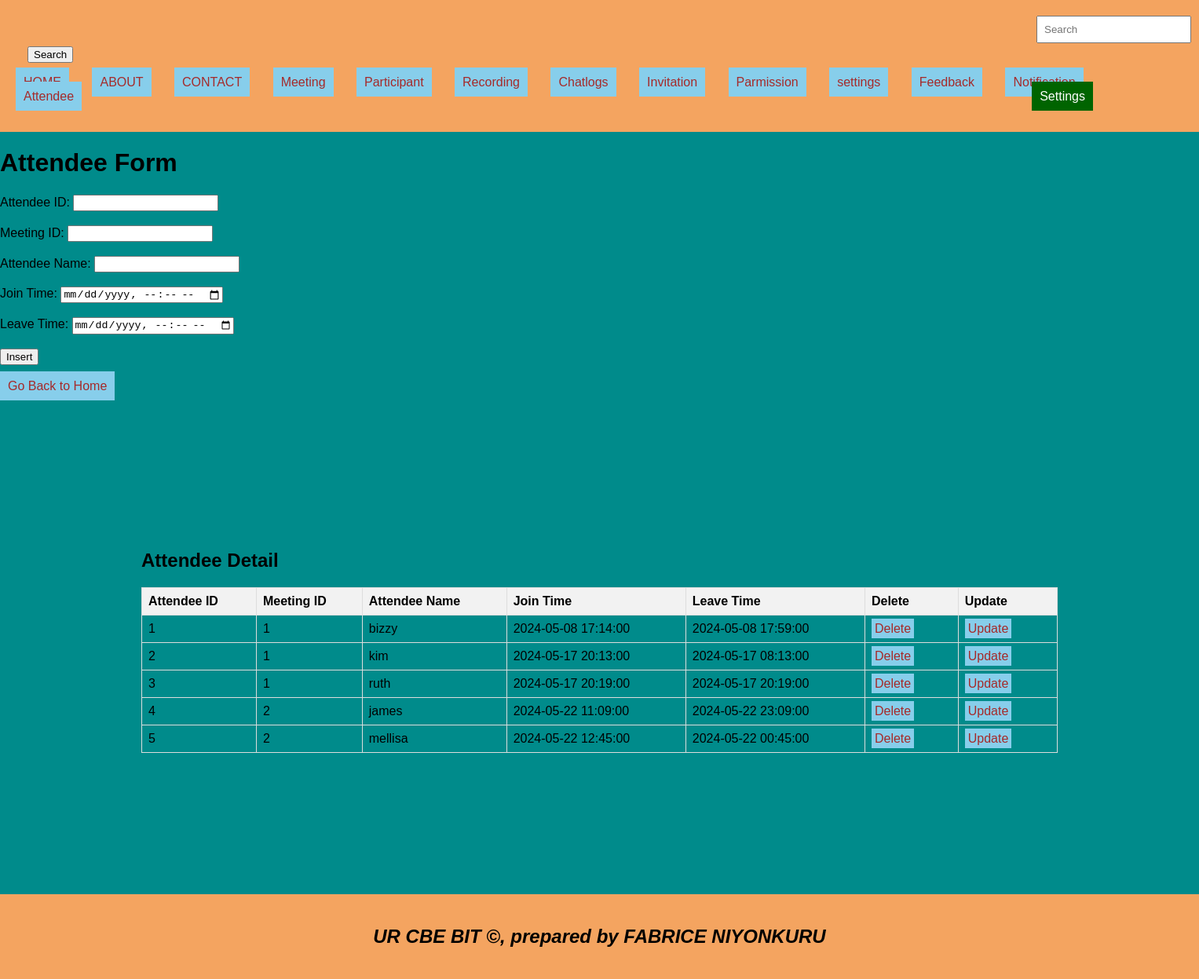
The page /attendees.php on the database its author committed.
### tables this page shows
CREATE TABLE `attendees` (
  `attendee_id` int(11) NOT NULL,
  `meeting_id` int(11) DEFAULT NULL,
  `attendee_name` varchar(255) DEFAULT NULL,
  `join_time` datetime DEFAULT NULL,
  `leave_time` datetime DEFAULT NULL
);

### attendees.php (the view, shortened to what this page needs)
<!DOCTYPE html>
<html lang="en">
<head>
  <link rel="stylesheet" type="text/css" href="style.css" title="style 1" media="screen, tv, projection, handheld, print"/>
</head>
<body bgcolor="darkcyan">
  <header>
    <form class="d-flex" role="search" action="search.php">
      <input class="form-control me-2" type="search" placeholder="Search" aria-label="Search" name="query">
      <button class="btn btn-outline-success" type="submit">Search</button>
    </form>
    <ul style="list-style-type: none; padding: 0;">
      <li style="display: inline; margin-right: 10px;"><a href="./home.html">HOME</a></li>
      <li style="display: inline; margin-right: 10px;"><a href="./about.html">ABOUT</a></li>
      <li style="display: inline; margin-right: 10px;"><a href="./contact.html">CONTACT</a></li>
      <li style="display: inline; margin-right: 10px;"><a href="./meetings.php">Meeting</a></li>
      <li style="display: inline; margin-right: 10px;"><a href="./participants.php">Participant</a></li>
      <li style="display: inline; margin-right: 10px;"><a href="./recording.php">Recording</a></li>
      <li style="display: inline; margin-right: 10px;"><a href="./chatlogs.php">Chatlogs</a></li>
      <li style="display: inline; margin-right: 10px;"><a href="./invitations.php">Invitation</a></li>
      <li style="display: inline; margin-right: 10px;"><a href="./permissions.php">Parmission</a></li>
      <li style="display: inline; margin-right: 10px;"><a href="./settings.php">settings</a></li>
      <li style="display: inline; margin-right: 10px;"><a href="./feedback.php">Feedback</a></li>
      <li style="display: inline; margin-right: 10px;"><a href="./notification.php">Notification</a></li>
      <li style="display: inline; margin-right: 10px;"><a href="./attendees.php">Attendee</a></li>
      <li class="dropdown">
        <a href="#" style="color: white; background-color: darkgreen; text-decoration: none; margin-right: 15px;">Settings</a>
      </li>
    </ul>
  </header>
  <h1>Attendee Form</h1>
  <form method="post" onsubmit="return confirmInsert();">
    <label for="attendee_id">Attendee ID:</label>
    <input type="number" id="attendee_id" name="attendee_id" required><br><br>
    <label for="meeting_id">Meeting ID:</label>
    <input type="number" id="meeting_id" name="meeting_id" required><br><br>
    <label for="attendee_name">Attendee Name:</label>
    <input type="text" id="attendee_name" name="attendee_name" required><br><br>
    <label for="join_time">Join Time:</label>
    <input type="datetime-local" id="join_time" name="join_time" required><br><br>
    <label for="leave_time">Leave Time:</label>
    <input type="datetime-local" id="leave_time" name="leave_time" required><br><br>
    <input type="submit" name="add" value="Insert"><br><br>
    <a href="./home.html">Go Back to Home</a>
  </form>
  <?php
  include('database_connection.php');
  ?>
  <section>
    <h2>Attendee Detail</h2>
    <table>
      <tr>
        <th>Attendee ID</th>
        <th>Meeting ID</th>
        <th>Attendee Name</th>
        <th>Join Time</th>
        <th>Leave Time</th>
        <th>Delete</th>
        <th>Update</th>
      </tr>
      <?php
      $sql = "SELECT * FROM attendees";
      $result = $connection->query($sql);
      if ($result->num_rows > 0) {
        while ($row = $result->fetch_assoc()) {
          echo "<tr>
                  <td>{$row['attendee_id']}</td>
                  <td>{$row['meeting_id']}</td>
                  <td>{$row['attendee_name']}</td>
                  <td>{$row['join_time']}</td>
                  <td>{$row['leave_time']}</td>
                  <td><a style='padding:4px' href='delete attendees.php?attendee_id={$row['attendee_id']}'>Delete</a></td>
                  <td><a style='padding:4px' href='update attendees.php?attendee_id={$row['attendee_id']}'>Update</a></td>
                </tr>";
        }
      } else {
        echo "<tr><td colspan='7'>No records found.</td></tr>";
      }
      ?>
    </table>
  </section>
  <footer>
<center>
      <b><h2><i> UR CBE BIT &copy, prepared by FABRICE NIYONKURU </h2></b></i>
    </center>
  </footer>
</body>
</html>

### style.css (style rules this page uses)
body { font-family: Arial, sans-serif; margin: 0; padding: 0; }
header { background-color: #F4A460; padding: 20px; }
footer { background-color: #F4A460; padding: 20px; }

### attendees.php (style rules this page uses)
a { padding: 10px; color: white; background-color: skyblue; text-decoration: none; margin-right: 15px; }
a:link { color: brown; }
button.btn { margin-left: 15px; margin-top: 4px; }
input.form-control { margin-left: 1300px; padding: 8px; }
section { padding:180px; }
header { background-color: #F4A460; padding: 20px; }
footer { background-color: #F4A460; padding: 20px; }
.dropdown { float: right; margin-right: 100px; position: relative; }
table { width: 100%; border-collapse: collapse; }
th, td { border: 1px solid #ddd; padding: 8px; text-align: left; }
th { background-color: #f2f2f2; }

### rows shown on the page
attendees: attendee_id "1", meeting "1", attendee_name "bizzy", join_time "2024-05-08 17:14:00", leave_time "2024-05-08 17:59:00"
attendees: attendee_id "2", meeting "1", attendee_name "kim", join_time "2024-05-17 20:13:00", leave_time "2024-05-17 08:13:00"
attendees: attendee_id "3", meeting "1", attendee_name "ruth", join_time "2024-05-17 20:19:00", leave_time "2024-05-17 20:19:00"
attendees: attendee_id "4", meeting "2", attendee_name "james", join_time "2024-05-22 11:09:00", leave_time "2024-05-22 23:09:00"
attendees: attendee_id "5", meeting "2", attendee_name "mellisa", join_time "2024-05-22 12:45:00", leave_time "2024-05-22 00:45:00"
